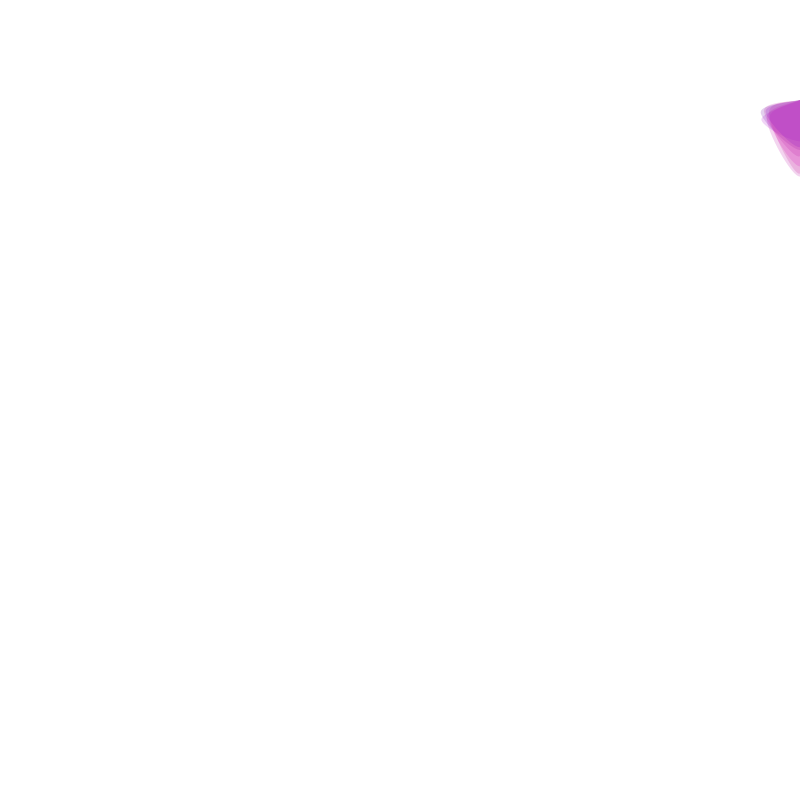
Frame 1 (no input)
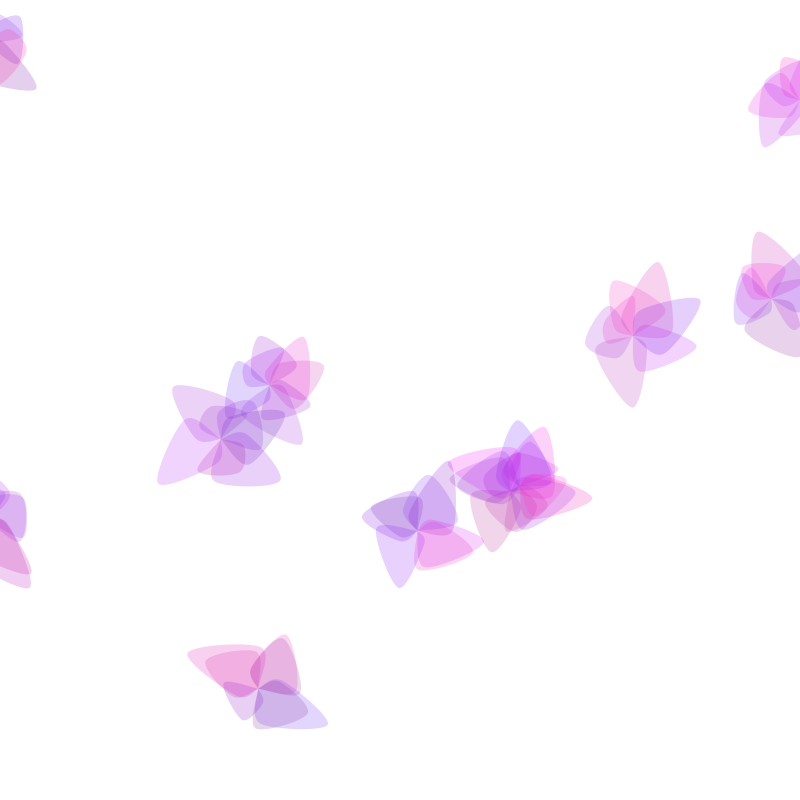
Frame 60 (the mouse pressed at the canvas centre just before this capture)
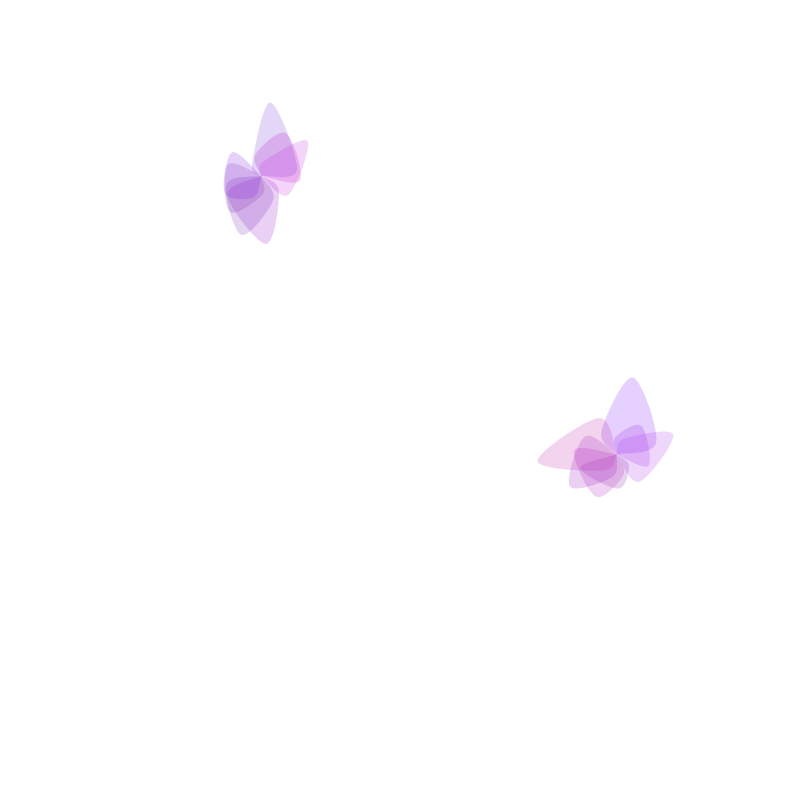
Frame 120 (the mouse held since frame 60 and released just before this capture)

The Processing sketch that drew these frames (run headless with seeded random() and noise(); from frame 60 on, the mouse is pressed at the canvas centre):

// Processing sketch: processing_73097
// ── processing_73097.pde

float x = 0;
float y = 0;
float translateX = 100;
float translateY = 100;
float petalAngle = 0.0;
float flowerAngle = 0.0;
float[] offsets = new float[64];

void setup() {
  size(800, 800);
  for(int i = 0; i <64; i++){
  offsets[i] = random(360.0); 
  }
}

void draw() {
  background(255, 50);
  flowerAngle += .001;
  translateX = map (float(mouseX), 0.0, 100.0, float(width), 50);
  for (float translateY = 100; translateY<800; translateY+=100) {
    for (float n = 100; n<800; n+=100) {
      translate(translateX, translateY);
      for (float i = 1; i<8; i++) {
        rotate(petalAngle);
        petalAngle += .001;
        float var1 = random(10, 20);
        float var2 = random(30, 80);
        float var3 = random (30, 40);
        drawPetal(var1, var2, var3);
      }
    }
  }

  delay(100);
}

void drawPetal(float var1, float var2, float var3) {
  float r = random(100, 255);
  float g = random(10, 50);
  float b = random(150, 255);

  fill(r, g, b, 50);
  noStroke();
  beginShape();
  curveVertex(x, y);
  curveVertex(x, y);
  curveVertex(x+var1, y+var1);
  curveVertex(x, y+var2);
  curveVertex(x-var3, y+var1);
  curveVertex(x, y);
  curveVertex(x, y);
  endShape();
}
